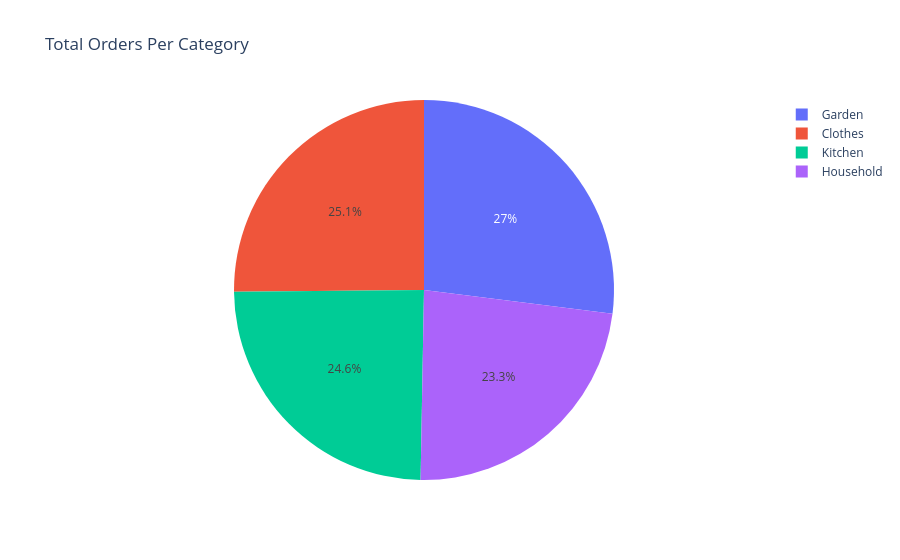

The cell this chart's notebook holds for it:
### Code cell
px.pie(cat_count, names= 'major_category', values= 'invoiceno', title= 'Total Orders Per Category')

### Figure 1 — Plotly figure (JSON) as saved in the notebook; plotly's stock layout.template omitted (floating-point values rounded to 4 significant figures)
{"data": [{"domain": {"x": [0, 1], "y": [0, 1]}, "hovertemplate": "major_category=%{label}<br>invoiceno=%{value}<extra></extra>", "labels": ["Garden", "Clothes", "Kitchen", "Household"], "legendgroup": "", "name": "", "showlegend": true, "type": "pie", "values": [189, 176, 172, 163]}], "layout": {"legend": {"tracegroupgap": 0}, "title": {"text": "Total Orders Per Category"}}}
